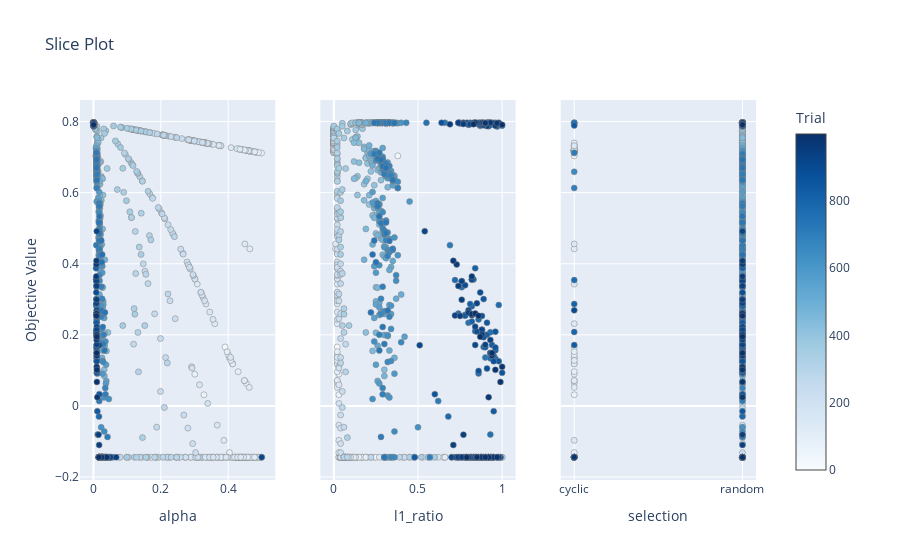

The notebook cell this image was saved under:
### Code cell
optuna.visualization.plot_slice(study_en)

### Figure 1 — Plotly figure (JSON) as saved in the notebook; plotly's stock layout.template omitted (floating-point values rounded to 4 significant figures; data arrays with more than 128 entries replaced by an {"elided": "..."} marker saying what was removed)
{"data": [{"marker": {"color": {"elided": "1000 int values"}, "colorbar": {"title": {"text": "Trial"}, "x": 1, "xpad": 40}, "colorscale": [[0, "rgb(247,251,255)"], [0.125, "rgb(222,235,247)"], [0.25, "rgb(198,219,239)"], [0.375, "rgb(158,202,225)"], [0.5, "rgb(107,174,214)"], [0.625, "rgb(66,146,198)"], [0.75, "rgb(33,113,181)"], [0.875, "rgb(8,81,156)"], [1, "rgb(8,48,107)"]], "line": {"color": "Grey", "width": 0.5}, "showscale": true}, "mode": "markers", "showlegend": false, "type": "scatter", "x": {"elided": "1000 float values"}, "xaxis": "x", "y": {"elided": "1000 float values"}, "yaxis": "y"}, {"marker": {"color": {"elided": "1000 int values"}, "colorbar": {"title": {"text": "Trial"}, "x": 1, "xpad": 40}, "colorscale": [[0, "rgb(247,251,255)"], [0.125, "rgb(222,235,247)"], [0.25, "rgb(198,219,239)"], [0.375, "rgb(158,202,225)"], [0.5, "rgb(107,174,214)"], [0.625, "rgb(66,146,198)"], [0.75, "rgb(33,113,181)"], [0.875, "rgb(8,81,156)"], [1, "rgb(8,48,107)"]], "line": {"color": "Grey", "width": 0.5}, "showscale": false}, "mode": "markers", "showlegend": false, "type": "scatter", "x": {"elided": "1000 float values"}, "xaxis": "x2", "y": {"elided": "1000 float values"}, "yaxis": "y2"}, {"marker": {"color": {"elided": "1000 int values"}, "colorbar": {"title": {"text": "Trial"}, "x": 1, "xpad": 40}, "colorscale": [[0, "rgb(247,251,255)"], [0.125, "rgb(222,235,247)"], [0.25, "rgb(198,219,239)"], [0.375, "rgb(158,202,225)"], [0.5, "rgb(107,174,214)"], [0.625, "rgb(66,146,198)"], [0.75, "rgb(33,113,181)"], [0.875, "rgb(8,81,156)"], [1, "rgb(8,48,107)"]], "line": {"color": "Grey", "width": 0.5}, "showscale": false}, "mode": "markers", "showlegend": false, "type": "scatter", "x": {"elided": "1000 str values"}, "xaxis": "x3", "y": {"elided": "1000 float values"}, "yaxis": "y3"}], "layout": {"title": {"text": "Slice Plot"}, "xaxis": {"anchor": "y", "domain": [0, 0.2889], "title": {"text": "alpha"}}, "xaxis2": {"anchor": "y2", "domain": [0.3556, 0.6444], "title": {"text": "l1_ratio"}}, "xaxis3": {"anchor": "y3", "domain": [0.7111, 1], "title": {"text": "selection"}}, "yaxis": {"anchor": "x", "domain": [0, 1], "title": {"text": "Objective Value"}}, "yaxis2": {"anchor": "x2", "domain": [0, 1], "matches": "y", "showticklabels": false}, "yaxis3": {"anchor": "x3", "domain": [0, 1], "matches": "y", "showticklabels": false}}}
